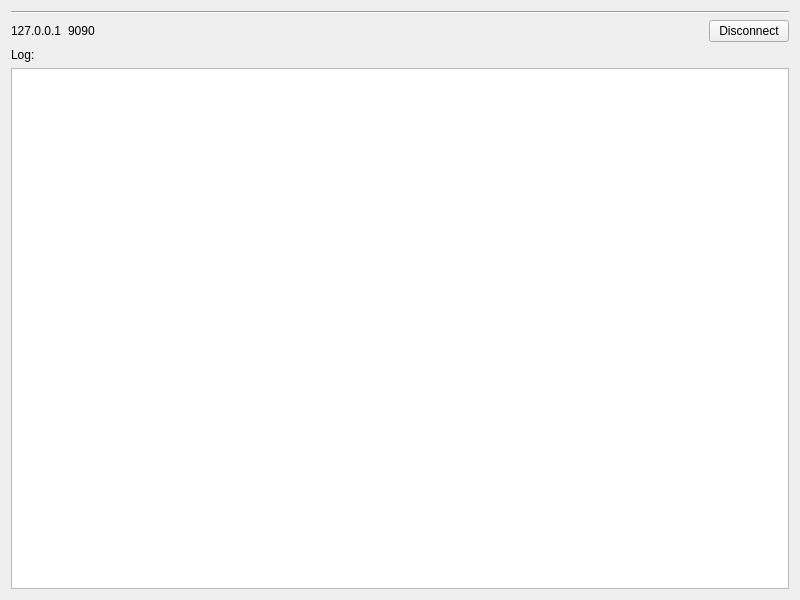
<?xml version="1.0" encoding="UTF-8"?>
<ui version="4.0">
 <class>Widget</class>
 <widget class="QWidget" name="Widget">
  <property name="geometry">
   <rect>
    <x>0</x>
    <y>0</y>
    <width>800</width>
    <height>600</height>
   </rect>
  </property>
  <property name="windowTitle">
   <string>TcpServer</string>
  </property>
  <layout class="QVBoxLayout" name="verticalLayout_2">
   <item>
    <widget class="Line" name="line">
     <property name="orientation">
      <enum>Qt::Horizontal</enum>
     </property>
    </widget>
   </item>
   <item>
    <layout class="QHBoxLayout" name="horizontalLayout">
     <item>
      <widget class="QLabel" name="hostLabel">
       <property name="text">
        <string>127.0.0.1</string>
       </property>
      </widget>
     </item>
     <item>
      <widget class="QLabel" name="portLabel">
       <property name="text">
        <string>9090</string>
       </property>
      </widget>
     </item>
     <item>
      <spacer name="horizontalSpacer">
       <property name="orientation">
        <enum>Qt::Horizontal</enum>
       </property>
       <property name="sizeHint" stdset="0">
        <size>
         <width>40</width>
         <height>20</height>
        </size>
       </property>
      </spacer>
     </item>
     <item>
      <widget class="QPushButton" name="disconnectButton">
       <property name="text">
        <string>Disconnect</string>
       </property>
      </widget>
     </item>
    </layout>
   </item>
   <item>
    <layout class="QVBoxLayout" name="verticalLayout">
     <item>
      <widget class="QLabel" name="label">
       <property name="text">
        <string>Log:</string>
       </property>
      </widget>
     </item>
     <item>
      <widget class="QPlainTextEdit" name="serverLog">
       <property name="readOnly">
        <bool>true</bool>
       </property>
      </widget>
     </item>
    </layout>
   </item>
  </layout>
 </widget>
 <resources/>
 <connections/>
</ui>
